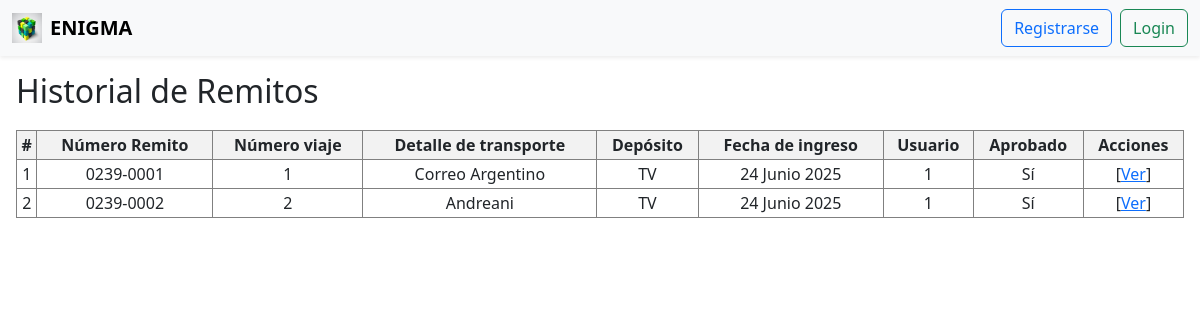
Before: /ingresos/history/ with the older database file.
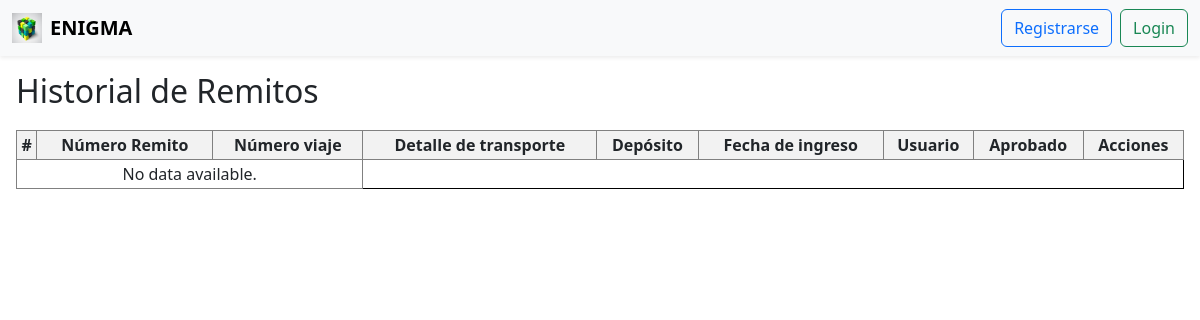
After: the same page with the newer database file.
### apps/ingresos/models.py (models this page shows, shortened)
class Remitos(ModeloBaseConUsuario):
    numero_remito = models.CharField(max_length=20)
    numero_viaje = models.IntegerField()
    detalle_transporte = models.CharField(max_length=30)
    deposito_id = models.ForeignKey('stock.Depositos', on_delete=models.PROTECT)
    fecha_ingreso = models.DateField(auto_now_add=True)
    aprobado = models.BooleanField(default=False)
    productos = models.ManyToManyField('Productos', through='RemitoProducto')

### apps/stock/models.py (models this page shows)
class Depositos(models.Model):
    id = models.AutoField(primary_key=True)
    nombre = models.CharField(max_length=50)
    def __str__(self):
        return self.nombre

### apps/ingresos/views.py (the view)
# urls.py: path('history/', ListarRemitosHistorialView.as_view(), name='ingresos_historial'),
class ListarRemitosHistorialView(ListView):
    model = Remitos
    template_name = 'remitos/listar_historial.html'
    context_object_name = 'remitos'
    def get_queryset(self):
        return Remitos.objects.filter(aprobado=True)
    def get_context_data(self, **kwargs):
        context = super().get_context_data(**kwargs)
        context['show_navbar'] = True
        return context

### apps/ingresos/templates/remitos/listar_historial.html
{% extends "base.html" %}
{% block content %}
<h2>Historial de Remitos</h2>
<table class="ingresos-table">
  <thead>
    <tr>
      <th>#</th>
      <th>Número Remito</th>
      <th>Número viaje</th>
      <th>Detalle de transporte</th>
      <th>Depósito</th>
      <th>Fecha de ingreso</th>
      <th>Usuario</th>
      <th>Aprobado</th>
      <th>Acciones</th>
    </tr>
  </thead>
  <tbody>
    {% for remito in remitos %}
    <tr>
      <td>{{ forloop.counter }}</td>
      <td>{{ remito.numero_remito }}</td>
      <td>{{ remito.numero_viaje }}</td>
      <td>{{ remito.detalle_transporte }}</td>
      <td>{{ remito.deposito_id }}</td>
      <td>{{ remito.fecha_ingreso }}</td>
      <td>{{ remito.usuario_id }}</td>
      <td>{{ remito.aprobado|yesno:"Sí,No"}}</td>
      <td>
        [<a href="{% url 'ver_remito' remito.pk %}">Ver</a>]
      </td>
    </tr>
    {% empty %}
    <tr>
      <td colspan="3">No data available.</td>
    </tr>
    {% endfor %}
  </tbody>
</table>
{% endblock %}

Changed rows visible on the page:
removed Remitos: numero_remito "0239-0001", numero_viaje "1", detalle_transporte "Correo Argentino", deposito_id "TV", fecha_ingreso "24 Junio 2025", usuario_id "1", aprobado "Sí"
removed Remitos: numero_remito "0239-0002", numero_viaje "2", detalle_transporte "Andreani", deposito_id "TV", fecha_ingreso "24 Junio 2025", usuario_id "1", aprobado "Sí"
Other visible differences:
text now shown: "No data available."
